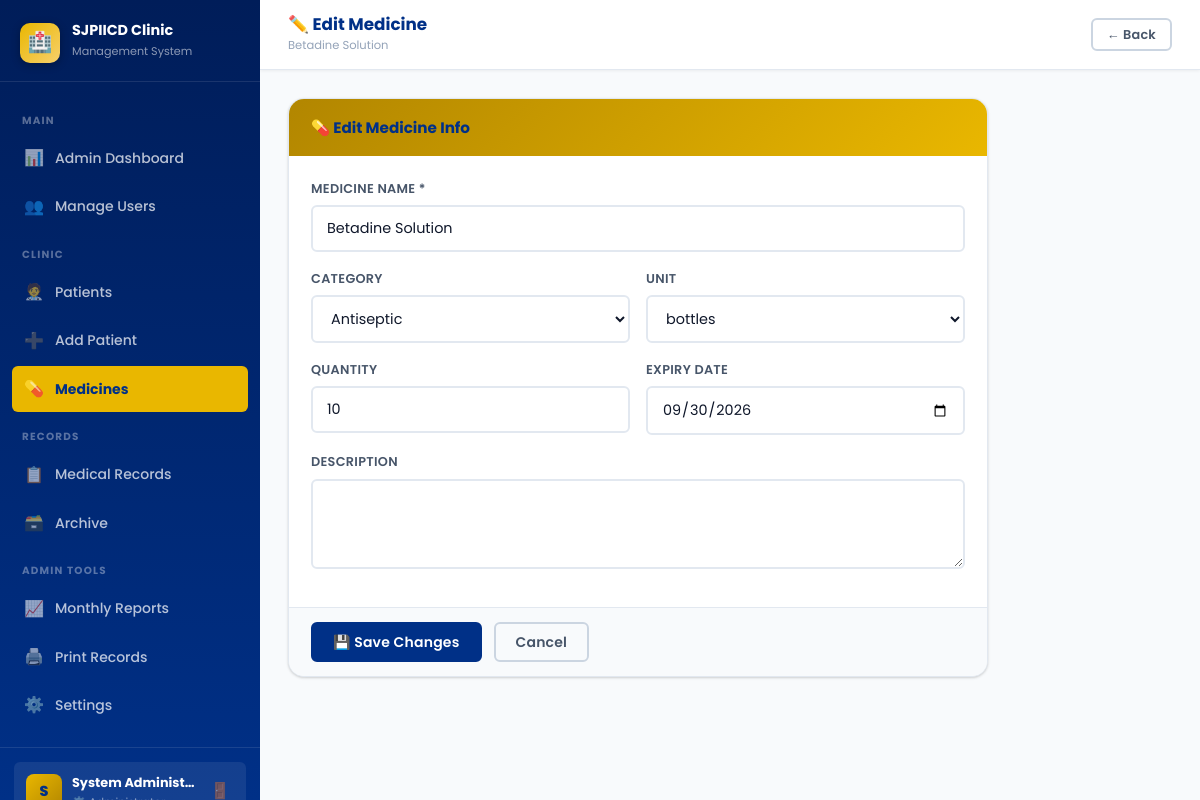
/medicines/edit.php?id=6 (signed in), run on the app's committed database.
### tables this page shows
CREATE TABLE IF NOT EXISTS `medicines` (
  `id` INT AUTO_INCREMENT PRIMARY KEY,
  `medicine_name` VARCHAR(200) NOT NULL,
  `category` VARCHAR(100) DEFAULT NULL,
  `quantity` INT NOT NULL DEFAULT 0,
  `unit` VARCHAR(50) DEFAULT 'pcs',
  `expiry_date` DATE DEFAULT NULL,
  `description` TEXT DEFAULT NULL,
  `status` ENUM('available','low','out_of_stock','expired') DEFAULT 'available',
  `created_at` TIMESTAMP DEFAULT CURRENT_TIMESTAMP
);

### medicines/edit.php (the view, shortened to what this page needs)
<?php
require_once '../config/db.php';
$id = (int)($_GET['id']??0);
$med = $conn->query("SELECT * FROM medicines WHERE id=$id")->fetch_assoc();
$m = $med;
?>
<!DOCTYPE html>
<html lang="en">
<head>
<link rel="stylesheet" href="../css/style.css">
</head>
<body>
<div class="app-layout">
  <?php include '../includes/sidebar.php'; ?>
  <div class="main-content">
    <div class="topbar">
      <div class="topbar-title"><h3>✏️ Edit Medicine</h3><p><?= htmlspecialchars($m['medicine_name']) ?></p></div>
      <div class="topbar-right"><a href="list.php" class="btn btn-outline btn-sm">← Back</a></div>
    </div>
    <div class="page-content">
      <div class="card" style="max-width:700px">
        <div class="card-header card-header-yellow"><h3>💊 Edit Medicine Info</h3></div>
        <form method="POST">
        <div class="card-body">
          <div class="form-group"><label>Medicine Name *</label><input type="text" name="medicine_name" value="<?= htmlspecialchars($m['medicine_name']) ?>" required></div>
          <div class="form-row">
            <div class="form-group">
              <label>Category</label>
              <select name="category">
                <?php foreach(['Analgesic','Antibiotic','Antihistamine','Antiviral','NSAID','GI Medicine','Electrolyte','Antiseptic','Supplement','Cardiovascular','Respiratory','Other'] as $c): ?>
                <option value="<?= $c ?>" <?= $m['category']===$c?'selected':'' ?>><?= $c ?></option>
                <?php endforeach; ?>
              </select>
            </div>
            <div class="form-group">
              <label>Unit</label>
              <select name="unit">
                <?php foreach(['tablets','capsules','bottles','sachets','ampules','vials','pcs','ml'] as $u): ?>
                <option value="<?= $u ?>" <?= $m['unit']===$u?'selected':'' ?>><?= $u ?></option>
                <?php endforeach; ?>
              </select>
            </div>
          </div>
          <div class="form-row">
            <div class="form-group"><label>Quantity</label><input type="number" name="quantity" min="0" value="<?= $m['quantity'] ?>"></div>
            <div class="form-group"><label>Expiry Date</label><input type="date" name="expiry_date" value="<?= $m['expiry_date']??'' ?>"></div>
          </div>
          <div class="form-group"><label>Description</label><textarea name="description"><?= htmlspecialchars($m['description']??'') ?></textarea></div>
        </div>
        <div class="card-footer" style="display:flex;gap:12px">
          <button type="submit" class="btn btn-primary">💾 Save Changes</button>
          <a href="list.php" class="btn btn-outline">Cancel</a>
        </div>
        </form>
      </div>
    </div>
  </div>
</div>
</body>
</html>

### css/style.css (style rules this page uses)
:root { --blue-dark: #003087; --blue-mid: #0050B3; --blue-light: #4A90D9; --blue-pale: #E8F4FD; --yellow: #E9B700; --yellow-light:#F7D06C; --yellow-bg: #FFF3D9; --yellow-dark: #B28600; --white: #FFFFFF; --gray-50: #F8FAFC; --gray-100: #F1F5F9; --gray-200: #E2E8F0; --gray-300: #CBD5E1; --gray-500: #94A3B8; --gray-600: #64748B; --gray-700: #475569; --gray-900: #0F172A; --danger: #DC2626; --danger-bg: #FEF2F2; --success: #16A34A; --success-bg: #F0FDF4; --warning: #D97706; --warning-bg: #FFFBEB; --info: #2563EB; --shadow-xs: 0 1px 2px rgba(0,0,0,0.08); --shadow-sm: 0 1px 3px rgba(0,0,0,0.12), 0 1px 2px rgba(0,0,0,0.06); --shadow-md: 0 4px 6px rgba(0,0,0,0.07), 0 2px 4px rgba(0,0,0,0.06); --shadow-lg: 0 10px 15px rgba(0,0,0,0.10), 0 4px 6px rgba(0,0,0,0.05); --shadow-xl: 0 20px 40px rgba(0,0,0,0.15); --radius: 16px; --radius-sm: 10px; --radius-xs: 6px; --sidebar-w: 260px; --topbar-h: 70px; --transition: all 0.2s cubic-bezier(0.4,0,0.2,1); }
* { box-sizing: border-box; margin: 0; padding: 0; }
html { scroll-behavior: smooth; }
body { font-family: 'Poppins', 'Segoe UI', system-ui, sans-serif; background: var(--gray-50); color: var(--gray-900); line-height: 1.65; font-size: 14.5px; -webkit-font-smoothing: antialiased; }
a { text-decoration: none; color: inherit; }
input, select, textarea, button { font-family: inherit; }
.form-group { display:flex; flex-direction:column; gap:6px; margin-bottom:16px; }
.form-group label { font-size:.8rem; font-weight:600; color:var(--gray-700); letter-spacing:.3px; text-transform:uppercase; }
.form-group input,.form-group select,.form-group textarea { padding:11px 14px; border:2px solid var(--gray-200); border-radius:var(--radius-xs); font-size:.9rem; color:var(--gray-900); background:var(--white); transition:var(--transition); outline:none; }
.form-group textarea { resize:vertical; min-height:90px; }
.form-group select { cursor:pointer; }
.form-group input::placeholder,.form-group textarea::placeholder { color:var(--gray-300); }
.form-row { display:grid; grid-template-columns:1fr 1fr; gap:16px; }
.btn { display:inline-flex; align-items:center; justify-content:center; gap:7px; padding:10px 20px; border-radius:var(--radius-xs); font-size:.875rem; font-weight:600; cursor:pointer; border:2px solid transparent; transition:var(--transition); white-space:nowrap; line-height:1.2; letter-spacing:.2px; }
.btn-primary { background:var(--blue-dark); color:var(--white); border-color:var(--blue-dark); }
.btn-outline { background:transparent; color:var(--gray-700); border-color:var(--gray-300); }
.btn-sm { padding:7px 14px; font-size:.8rem; }
.app-layout { display:flex; min-height:100vh; }
.main-content { flex:1; margin-left:var(--sidebar-w); min-height:100vh; display:flex; flex-direction:column; }
.topbar { height:var(--topbar-h); background:var(--white); border-bottom:1px solid var(--gray-200); display:flex; align-items:center; justify-content:space-between; padding:0 28px; position:sticky; top:0; z-index:50; box-shadow:0 1px 3px rgba(0,0,0,.06); gap:16px; }
.topbar-title h3 { font-size:1.05rem; font-weight:700; color:var(--blue-dark); display:flex; align-items:center; gap:8px; line-height:1.2; }
.topbar-title p { font-size:.72rem; color:var(--gray-500); margin-top:1px; }
.topbar-right { display:flex; align-items:center; gap:12px; flex-shrink:0; }
.page-content { flex:1; padding:28px; }
.card { background:var(--white); border-radius:var(--radius); box-shadow:var(--shadow-sm); overflow:hidden; border:1px solid var(--gray-200); }
.card-header { background:var(--blue-dark); color:var(--white); padding:16px 22px; display:flex; align-items:center; justify-content:space-between; gap:12px; }
.card-header h3 { font-size:.95rem; font-weight:700; display:flex; align-items:center; gap:8px; }
.card-header-yellow { background:linear-gradient(135deg,var(--yellow-dark),var(--yellow)); color:var(--blue-dark); }
.card-body { padding:22px; }
.card-footer { padding:14px 22px; border-top:1px solid var(--gray-200); background:var(--gray-50); display:flex; align-items:center; gap:10px; }

### data on the page
medicines: medicine_name "Betadine Solution", category "Antiseptic", unit "bottles", quantity "10", expiry_date "09/30/2026"

### other printed values
substr($_SESSION['full_name'],0,1) "S"
$_SESSION['full_name'] "System Administ…"
